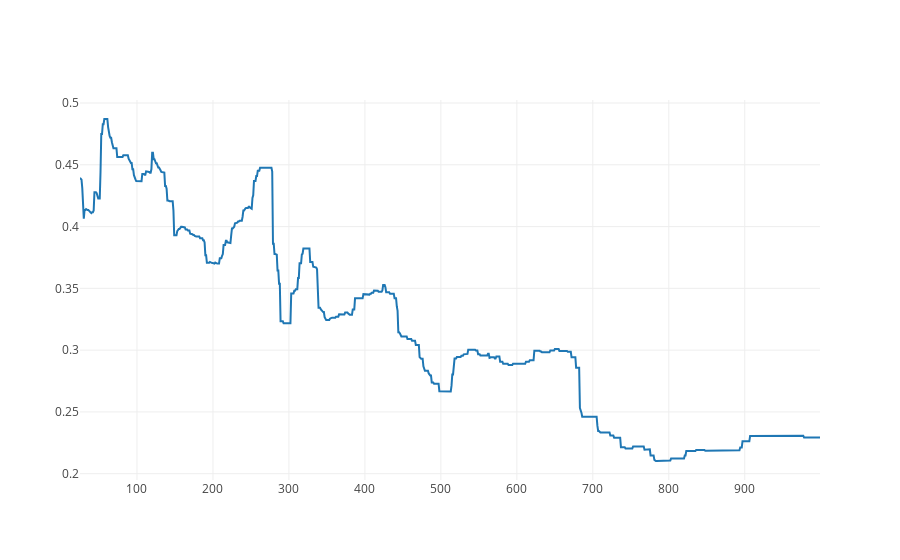

Here is the notebook cell this chart was saved with:
### Code cell
plotly.iplot([
    go.Scatter(
        x=np.arange(25, 1000),
        y=clf.predict(np.arange(25, 1000).reshape(-1, 1))
    )
])

### Figure 1 — Plotly figure (JSON) as saved in the notebook; plotly's stock layout.template omitted (floating-point values rounded to 4 significant figures; data arrays with more than 128 entries replaced by an {"elided": "..."} marker saying what was removed)
{"data": [{"type": "scatter", "uid": "1ff06357-dbe9-4c8e-9848-9a95496c3e5b", "x": {"elided": "975 int values"}, "y": {"elided": "975 float values"}}], "layout": {}}
